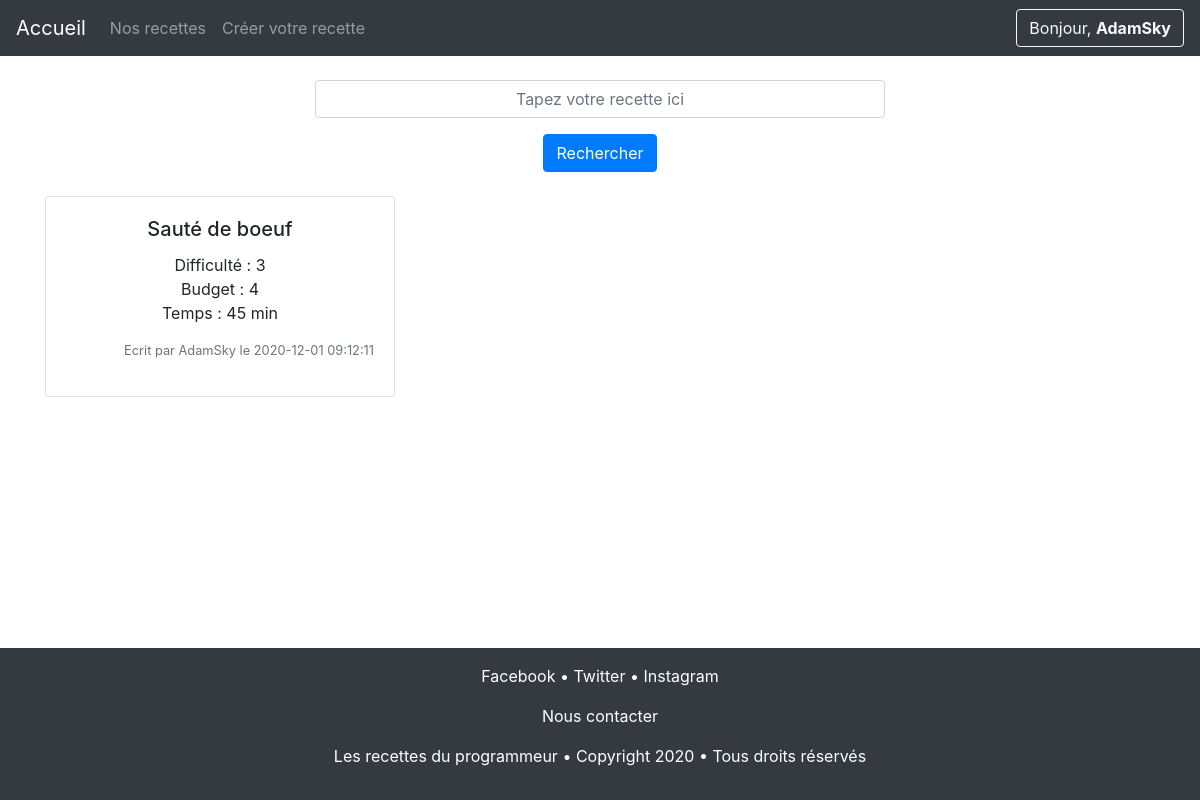
The page /liste_recettes/liste_recettes_pg.php (signed in) on the database its author committed.
### tables this page shows
CREATE TABLE recettes
(
    id              Int Auto_increment NOT NULL,
    titre           Varchar(50)        NOT NULL,
    difficulte      Int                NOT NULL,
    budget          Int                NOT NULL,
    temps           Varchar(50)        NOT NULL,
    date            Datetime           NOT NULL,
    image           Varchar(50)        NOT NULL,
    id_utilisateurs Int                NOT NULL,
    CONSTRAINT recettes_PK PRIMARY KEY (id),
    CONSTRAINT recettes_utilisateur_FK FOREIGN KEY (id_utilisateurs) REFERENCES utilisateurs (id)
);

CREATE TABLE utilisateurs
(
    id                 Int Auto_increment NOT NULL,
    pseudo             Varchar(50)        NOT NULL,
    mail               Varchar(50)        NOT NULL,
    mdp                Varchar(50)        NOT NULL,
    date_inscription   Datetime           NOT NULL,
    derniere_connexion Datetime           NOT NULL,
    id_roles           Int                NOT NULL,
    CONSTRAINT utilisateur_PK PRIMARY KEY (id),
    CONSTRAINT utilisateur_roles_FK FOREIGN KEY (id_roles) REFERENCES roles (id)
);

### template/bdd.php (called while the page is built, shortened)
<?php
class BDD
{
    private $db;
    public function __construct()
    {
        $this->db = new PDO('mysql:host=localhost;dbname=lesrecettesdudeveloppeur;charset=utf8', 'root', '');
        $this->db->setAttribute(PDO::ATTR_ERRMODE, PDO::ERRMODE_EXCEPTION);
    }
    public function selectTouteDonne(string $sql, string $limit, string $orderby, array $params = []):array
    {
        $sql .= ' ' . $orderby . ' ' . $limit;
        $requete = $this->db->prepare($sql);
        $requete->execute($params);
        return $requete->fetchAll(PDO::FETCH_ASSOC);
    }
}

### template/model.php (called while the page is built, shortened)
<?php
require_once 'bdd.php';
class model
{
    public function __construct()
    {
        $this->db = new \BDD;
    }
}

### liste_recettes/liste_recettes_sc.php (called while the page is built)
<?php
require_once (__DIR__ . '/../template/model.php');
class liste_recettes_sc extends model
{
    public function listeRecettes($limit)
    {
        return $this->db->selectTouteDonne('SELECT * FROM recettes AS r INNER JOIN utilisateurs AS u ON r.id_utilisateurs = u.id ', $limit, 'ORDER BY r.id DESC');
    }
}

### liste_recettes/liste_recettes_pg.php (the view, shortened to what this page needs)
<?php
require_once '../template/view/nav.php';
require_once 'liste_recettes_sc.php';
$recettes = new liste_recettes_sc;
$recettes = $recettes->listeRecettes('');
$compteur = 0;
?>
<div class="container">
    <div class="form-group row justify-content-center">
        <input type="text" class="form-control col-6 text-center" id="recherche" placeholder="Tapez votre recette ici">
    </div>
    <div class="row justify-content-center">
        <button class="btn btn-primary" id="buttonSearch">Rechercher</button>
    </div>
    <br>
        <?php
        foreach ($recettes as $recette) :
            if ($compteur % 3 === 0) : ?>
    <div class="row">
    <?php endif; ?>
    <div class="col-md-4 pb-3">
        <div class="card">
            <div class="card-body text-center">
                <h5 class="card-title"><?= $recette['titre'] ?></h5>
                <p class="card-text">
                    Difficulté : <?= $recette['difficulte'] ?><br>
                    Budget : <?= $recette['budget'] ?><br>
                    Temps : <?= $recette['temps'] ?><br>
                </p>
                <p class="text-right small text-secondary"> Ecrit par
                    <?= $recette['pseudo'] ?> le
                    <?= $recette['date'] ?>
                </p>
            </div>
        </div>
    </div>
<?php
            $compteur++;
        endforeach;
?>
    </div>
</div>
<?php require_once '../template/view/footer.php';

### asset/css/main.css (style rules this page uses)
body { position:relative; min-height: 100vh; padding-bottom: 10rem; }

### rows shown on the page
recettes: titre "Sauté de boeuf", difficulte "3", budget "4", temps "45 min", id_utilisateurs.pseudo "AdamSky", date "2020-12-01 09:12:11"

### other values the page prints
$_SESSION['pseudo'] "AdamSky"
